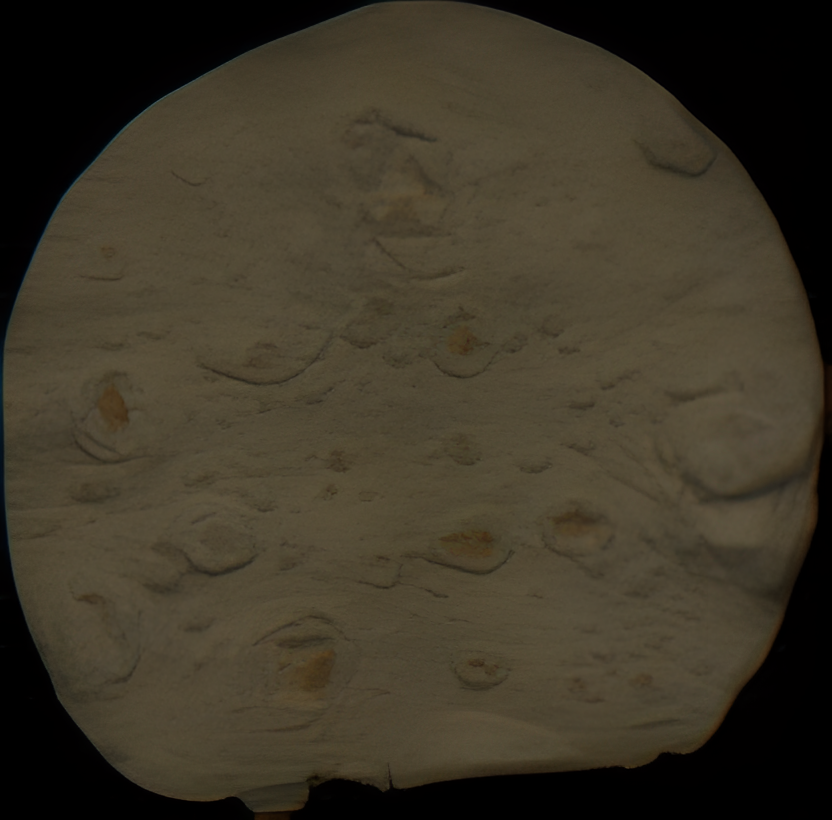
#> input picture test_img.bmp, 832 x 820 px
$ python test.py
#> lines starting #> are read from the running program, lines starting #| are printed output that depends on the picture; after the words box and inside, x2 and y2 are one past the last pixel; in counts of white or black regions, pixels touching at a corner belong together
### SignLib.py
import math


def custom_sort(countour):
    return -countour.shape[0]


def get_center(countour):
    # вычислим центр тяжести контура
    sum_x = 0.0
    sum_y = 0.0
    for point in countour:
        x = float(point[0][0])
        y = float(point[0][1])
        sum_x += x
        sum_y += y
    xc = sum_x / float(len((countour)))
    yc = sum_y / float(len((countour)))
    return xc, yc


def get_beg_point(countour, xc, yc):
    max = 0
    beg_point = -1
    for i in range(0, len(countour)):
        point = countour[i]
        x = float(point[0][0])
        y = float(point[0][1])
        dx = x - xc
        dy = y - yc
        r = math.sqrt(dx * dx + dy * dy)
        if r > max:
            max = r
            beg_point = i
        return beg_point


def get_polar_coordinates(x0, y0, x, y, xc, yc):
    # Первая координата в полярных координатах - радиус
    dx = xc - x
    dy = yc - y
    r = math.sqrt(dx * dx + dy * dy)

    # Вторая координата в полярных координатах - узел, вычислим относительно начальной точки
    dx0 = xc - x0
    dy0 = yc - y0
    r0 = math.sqrt(dx0 * dx0 + dy0 * dy0)
    scal_mul = dx0 * dx + dy0 * dy
    cos_angle = scal_mul / r / r0
    sgn = dx0 * dy - dx * dy0  # опредедляем, в какую сторону повернут вектор
    if cos_angle > 1:
        if cos_angle > 1.0001:
            raise Exception("Что-то пошло не так")
        cos_angle = 1
    angle = math.acos(cos_angle)
    if sgn < 0:
        angle = 2 * math.pi - angle
    return angle, r


def polar_to_decart(angle, r):
    x = math.sin(angle) * r
    y = math.cos(angle) * r
    return x, y


def polar_sort(item):
    return item[0]


def get_polar_coordinates_list(countour, xc, yc, beg_point):
    polar_coordinates = []
    x0 = countour[beg_point][0][0]
    y0 = countour[beg_point][0][1]
    for point in countour:
        x = int(point[0][0])
        y = int(point[0][1])
        angle, r = get_polar_coordinates(x0, y0, x, y, xc, yc)
        polar_coordinates.append((angle, r))

    # Создадим вектор описание
    polar_coordinates.sort(key=polar_sort)

    return polar_coordinates

### test.py
import math
import matplotlib.pyplot as plt
import cv2
import numpy as np

from SignLib import custom_sort, get_center, get_beg_point, get_polar_coordinates_list, polar_to_decart

img = cv2.imread("test_img.bmp")
#> img is the input picture: shape (820, 832, 3); mean B, G, R 39.2, 54, 60.7
gray = cv2.cvtColor(img, cv2.COLOR_BGR2GRAY)
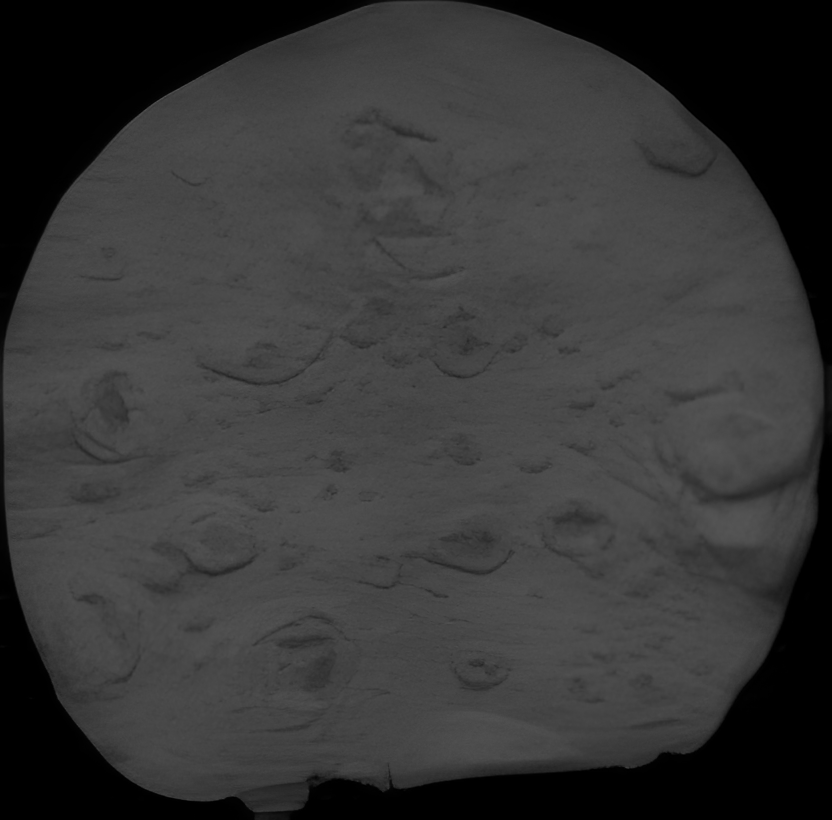
#> gray: shape (820, 832); min 0, max 85, mean 54.3
# gray=cv2.rotate(src=gray,rotateCode=cv2.ROTATE_180)
thresh = 30

#get threshold image
ret,thresh_img = cv2.threshold(gray, thresh, 255, cv2.THRESH_BINARY)
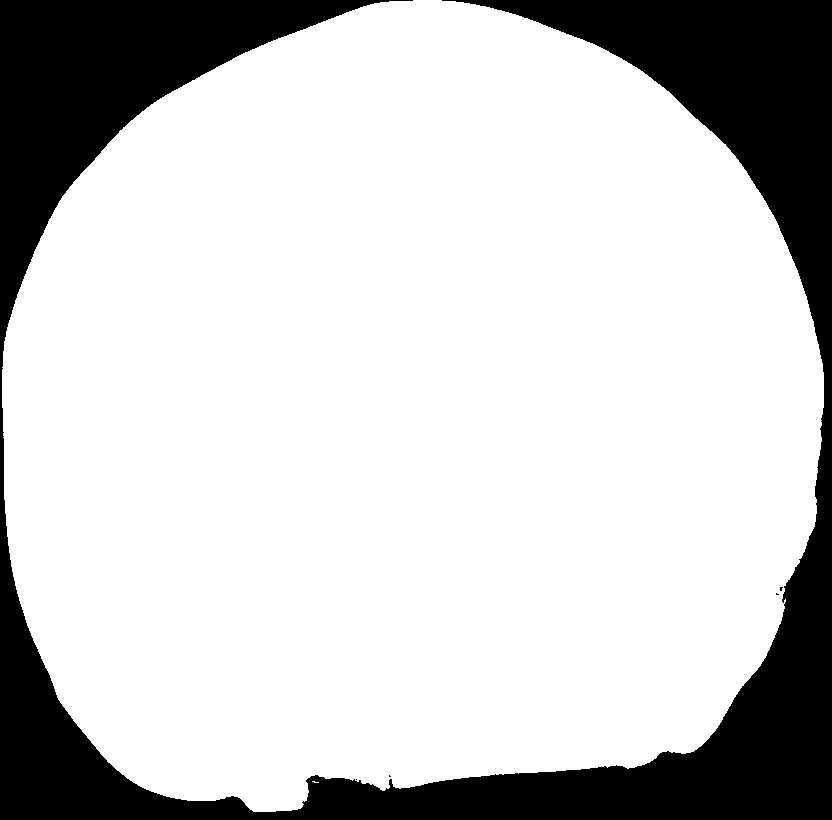
#> thresh_img: shape (820, 832); 78.6% white; 5 black regions (4 under 20 px)
#> ret = 30

cv2.imshow("blinchik_porog", thresh_img)

# find contours without approx
contours,_ = cv2.findContours(thresh_img,cv2.RETR_TREE,cv2.CHAIN_APPROX_NONE)
#> contours = 6 contours, 5 with area under 20; largest, box (x1, y1, x2, y2) and area: (2, 0, 824, 812) 535208
contours=list(contours)
contours.sort(key=custom_sort)

sel_countour=contours[0]
#> sel_countour = contour of 2493 points, box (x1, y1, x2, y2) (2, 0, 824, 812), area 535208


xc,yc=get_center(sel_countour)
#> the loop in get_center, `for point in countour:` made 2493 passes
#> (x, y, sum_x, sum_y) on passes 1 to 3: (413, 0, 413, 0), (412, 1, 825, 1), (411, 1, 1236, 2)
#> after the loop in get_center, `for point in countour:`: sum_x = 1016004; sum_y = 1086286
#> in get_center, `xc = sum_x / float(len((countour)))`: xc = 407.5
#> in get_center, `yc = sum_y / float(len((countour)))`: yc = 435.7
#> xc = 407.5; yc = 435.7


beg_point=get_beg_point(sel_countour,xc,yc)
#> the loop in get_beg_point, `for i in range(0, len(countour)):` made 1 pass
#> (x, y, dx, dy, r, max, beg_point) on pass 1: (413, 0, 5.46, -435.7, 435.8, 435.8, 0)
#> after the loop in get_beg_point, `for i in range(0, len(countour)):`: beg_point = 0; max = 435.8
#> beg_point = 0
polar_coord=get_polar_coordinates_list(sel_countour,xc,yc,beg_point)
#> in get_polar_coordinates_list, `x0 = countour[beg_point][0][0]`: x0 = 413
#> in get_polar_coordinates_list, `y0 = countour[beg_point][0][1]`: y0 = 0
#> the loop in get_polar_coordinates_list, `for point in countour:` made 2493 passes
#> point on passes 31 to 33: [[383, 2]], [[382, 2]], [[381, 2]]
count=3000
full_angle=2*math.pi
i=100
end_angle = float(i) * full_angle / float(count)
summ=0
count_angles=0.0
signature=[]
for item_coord in polar_coord:
    angle,r=item_coord
    if angle>end_angle:
        signature.append((angle,summ/count_angles))
        i+=1
        end_angle = float(i) * full_angle / float(count)
        summ=0
        count_angles=0
    summ+=r
    count_angles+=1
#> this loop made 2493 passes
#> item_coord on passes 1 to 3: (1.49e-08, 435.8), (0.00229, 435.8), (0.00459, 435.8)
signature.append((angle,summ/count_angles))
print(signature)
#> (printed output is left out)

img_contours = np.zeros((img.shape[0],img.shape[1],3), np.uint8) # np.uint8(np.zeros((img.shape[0],img.shape[1])))
cv2.drawContours(img_contours, [sel_countour], -1, (255,0,0), 1)
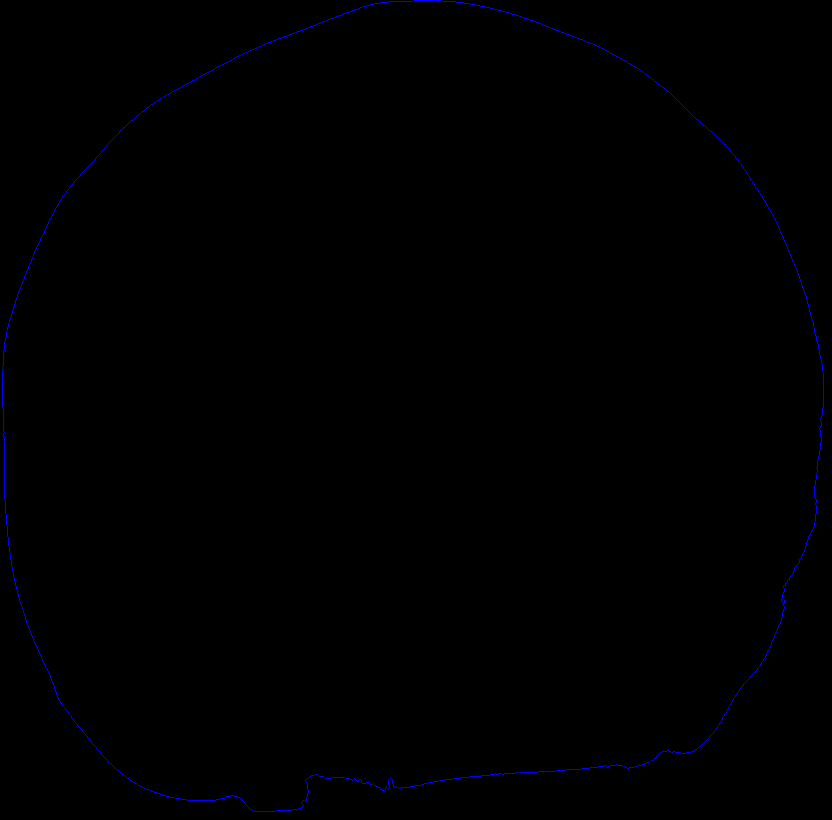
#> img_contours: shape (820, 832, 3); mean of channels 0, 1, 2 0.9, 0, 0; drawn as B, G, R

for i in range(1,len(signature)):
    angle1,r1=signature[i-1]
    angle2,r2=signature[i]
    x1, y1=polar_to_decart(angle1,r1)
    x2, y2 = polar_to_decart(angle2, r2)
    cv2.line(img_contours, (int(x1+xc), int(y1+yc)), (int(x2+xc), int(y2+yc)), (0,0,255), thickness=1)
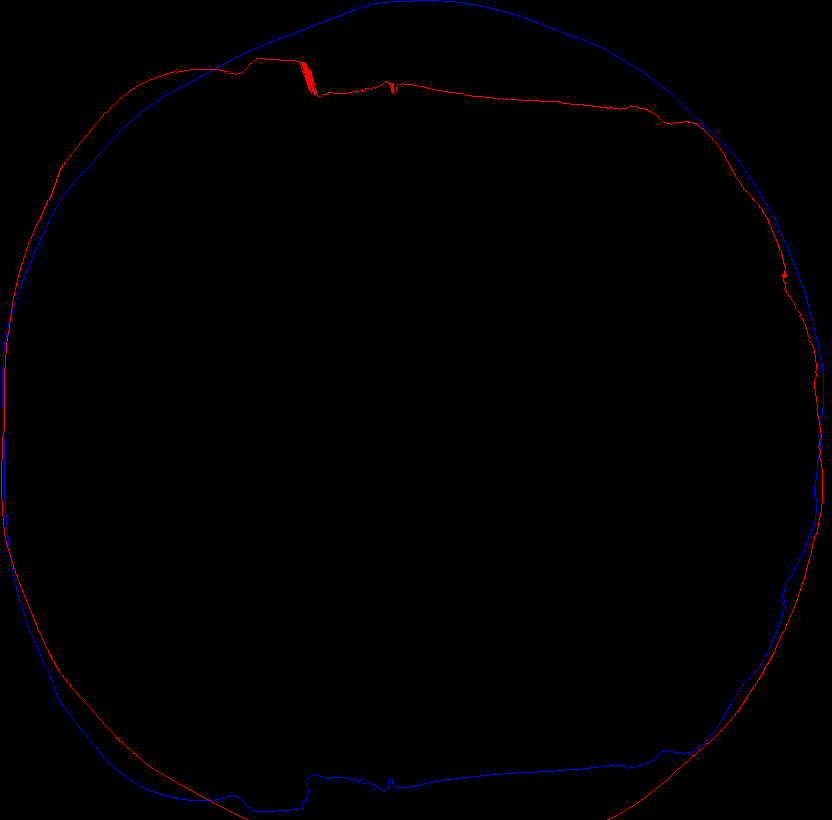
#> img_contours: shape (820, 832, 3); 0.36% of pixels changed, all inside (x1, y1, x2, y2) = (1, 58, 823, 820); drawn as B, G, R
angle1,r1=signature[len(signature)-1]
angle2,r2=signature[0]
x1, y1=polar_to_decart(angle1,r1)
x2, y2 = polar_to_decart(angle2, r2)
cv2.line(img_contours, (int(x1+xc), int(y1+yc)), (int(x2+xc), int(y2+yc)), (0,0,255), thickness=1)

cv2.imshow('origin', img) # выводим итоговое изображение в окно
cv2.imshow('res', img_contours) # выводим итоговое изображение в окно

x=[]
y=[]
for item in signature:
    angle,r=item
    x.append(angle)
    y.append(r)
#> this loop made 2403 passes
#> item on passes 1 to 3: (0.211, 436.3), (0.214, 435.5), (0.216, 434.8)

plt.plot(x,y)
plt.show()
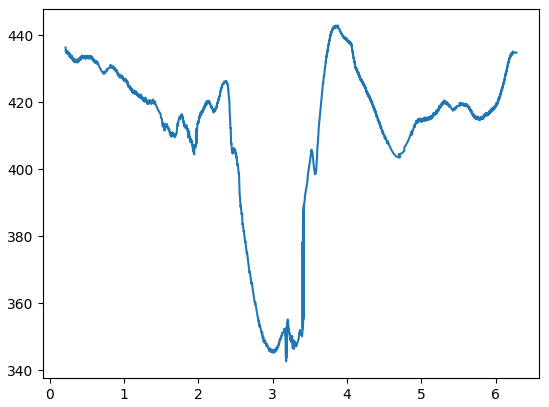
#> figure drawn by matplotlib, 1 panel

cv2.waitKey()
cv2.destroyAllWindows()
